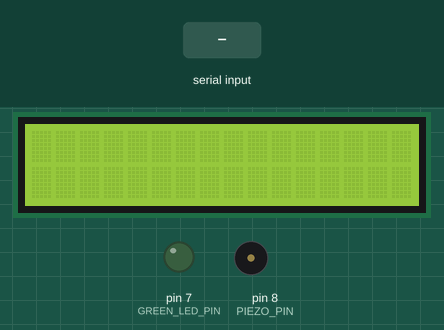
A sketch run on a simulated Arduino Uno, built with avr-gcc and run on an emulated ATmega328P. Parts: 16×2 character LCD, output pins drawn as LEDs (lit = HIGH), buzzer (waves = sounding). Dashed ring = blinking. The inputs (shaded band) are chosen by the test bench.

Above: at 1.2 s.
1.3 s: "c" received over Serial
At 3.6 s:
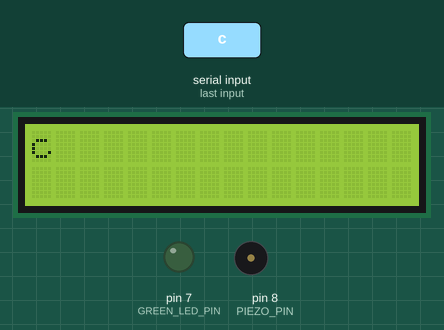
4.3 s: "c" received over Serial
At 6.1 s:
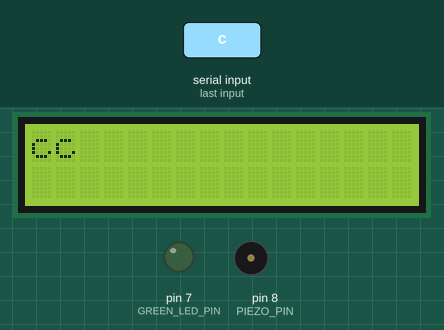
7.3 s: "c" received over Serial
At 10.0 s:
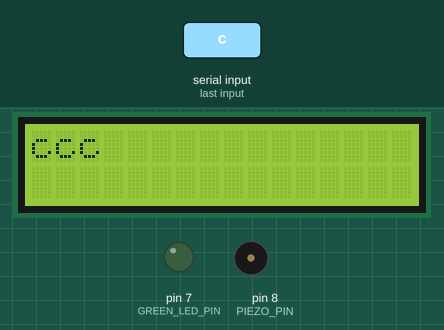
10.3 s: "1" received over Serial
At 10.56 s:
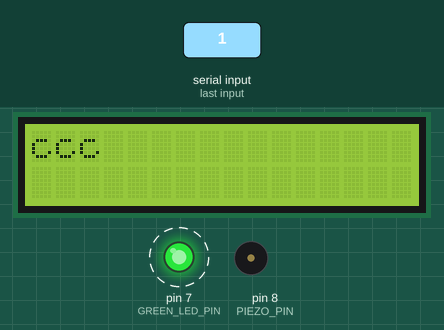
12.5 s: "c" received over Serial
At 15.1 s:
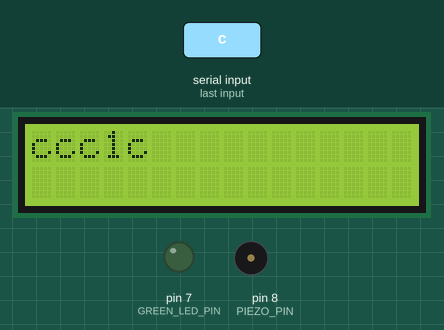
15.5 s: "0" received over Serial
At 15.81 s:
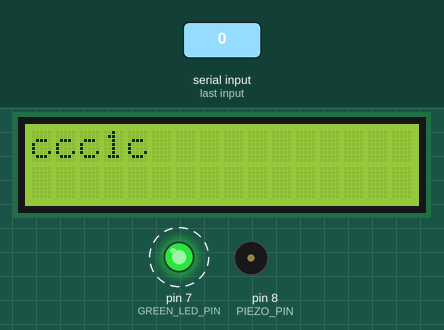
Timing chart, 0 to 18.5 s (numbered marks = the images above; inputs shaded):
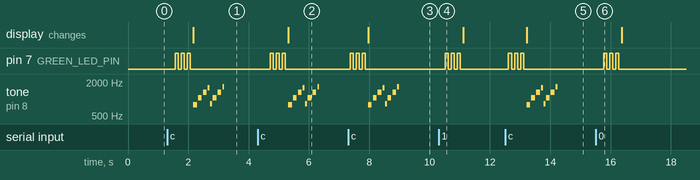

The sketch:

KaChing.ino
```cpp
#include <LiquidCrystal.h>

LiquidCrystal lcd(12, 11, 5, 4, 3, 2);

#define NOTE_B0  31
#define NOTE_C1  33
#define NOTE_CS1 35
#define NOTE_D1  37
#define NOTE_DS1 39
#define NOTE_E1  41
#define NOTE_F1  44
#define NOTE_FS1 46
#define NOTE_G1  49
#define NOTE_GS1 52
#define NOTE_A1  55
#define NOTE_AS1 58
#define NOTE_B1  62
#define NOTE_C2  65
#define NOTE_CS2 69
#define NOTE_D2  73
#define NOTE_DS2 78
#define NOTE_E2  82
#define NOTE_F2  87
#define NOTE_FS2 93
#define NOTE_G2  98
#define NOTE_GS2 104
#define NOTE_A2  110
#define NOTE_AS2 117
#define NOTE_B2  123
#define NOTE_C3  131
#define NOTE_CS3 139
#define NOTE_D3  147
#define NOTE_DS3 156
#define NOTE_E3  165
#define NOTE_F3  175
#define NOTE_FS3 185
#define NOTE_G3  196
#define NOTE_GS3 208
#define NOTE_A3  220
#define NOTE_AS3 233
#define NOTE_B3  247
#define NOTE_C4  262
#define NOTE_CS4 277
#define NOTE_D4  294
#define NOTE_DS4 311
#define NOTE_E4  330
#define NOTE_F4  349
#define NOTE_FS4 370
#define NOTE_G4  392
#define NOTE_GS4 415
#define NOTE_A4  440
#define NOTE_AS4 466
#define NOTE_B4  494
#define NOTE_C5  523
#define NOTE_CS5 554
#define NOTE_D5  587
#define NOTE_DS5 622
#define NOTE_E5  659
#define NOTE_F5  698
#define NOTE_FS5 740
#define NOTE_G5  784
#define NOTE_GS5 831
#define NOTE_A5  880
#define NOTE_AS5 932
#define NOTE_B5  988
#define NOTE_C6  1047
#define NOTE_CS6 1109
#define NOTE_D6  1175
#define NOTE_DS6 1245
#define NOTE_E6  1319
#define NOTE_F6  1397
#define NOTE_FS6 1480
#define NOTE_G6  1568
#define NOTE_GS6 1661
#define NOTE_A6  1760
#define NOTE_AS6 1865
#define NOTE_B6  1976
#define NOTE_C7  2093
#define NOTE_CS7 2217
#define NOTE_D7  2349
#define NOTE_DS7 2489
#define NOTE_E7  2637
#define NOTE_F7  2794
#define NOTE_FS7 2960
#define NOTE_G7  3136
#define NOTE_GS7 3322
#define NOTE_A7  3520
#define NOTE_AS7 3729
#define NOTE_B7  3951
#define NOTE_C8  4186
#define NOTE_CS8 4435
#define NOTE_D8  4699
#define NOTE_DS8 4978

int GREEN_LED_PIN = 7;
int PIEZO_PIN = 8;

int melody[] = {NOTE_G5, NOTE_C6, NOTE_E6, NOTE_G6, NOTE_GS5, NOTE_C6, NOTE_E6, NOTE_GS6, NOTE_AS6, NOTE_D6, NOTE_F6, NOTE_AS7};
int noteDurations[] = {4, 4, 4, 8, 8, 4, 4, 8, 8, 4, 4, 4};

void setup() {
  lcd.begin(16, 2);
  pinMode(GREEN_LED_PIN, OUTPUT);
  Serial.begin(9600);
}

void loop() {
  if (Serial.available()) {
    flashGreenLed();
    char input = Serial.read();
    lcd.print(input);
    if (input == 'c') {
      playKaChing();
    }
  }
  delay(500);
}

void playKaChing() {
//  tone(PIEZO_PIN, 250);
//  delay(300);
//  tone(PIEZO_PIN, 500);
//  delay(300);
//  noTone(PIEZO_PIN);
   // iterate over the notes of the melody:
  for (int thisNote = 0; thisNote < 8; thisNote++) {

    // to calculate the note duration, take one second
    // divided by the note type.
    //e.g. quarter note = 1000 / 4, eighth note = 1000/8, etc.
    int noteDuration = 1000 / noteDurations[thisNote] / 2;
    tone(8, melody[thisNote], noteDuration);

    // to distinguish the notes, set a minimum time between them.
    // the note's duration + 30% seems to work well:
    int pauseBetweenNotes = noteDuration * 1.30;
    delay(pauseBetweenNotes);

    // stop the tone playing:
    noTone(8);
  }
}

void flashGreenLed() {
  int times = 3;
  while (times--) {
    digitalWrite(GREEN_LED_PIN, HIGH);
    delay(100);
    digitalWrite(GREEN_LED_PIN, LOW);
    delay(100);
  }
}
```

Measured:
- after the input at 1.3 s, pin 7 (GREEN_LED_PIN): alternates HIGH for 0.10 s and LOW for 0.10 s, 6 changes in all, then stays LOW, starting after 0.26 s; tone on pin 8 (PIEZO_PIN): plays 784 Hz for 0.13 s, 1047 Hz for 0.13 s, 1319 Hz for 0.13 s, 1568 Hz for 0.06 s, 831 Hz for 0.06 s, 1047 Hz for 0.13 s … (8 notes in this stretch), starting after 0.86 s
- after the input at 4.3 s, pin 7 (GREEN_LED_PIN): alternates HIGH for 0.10 s and LOW for 0.10 s, 6 changes in all, then stays LOW, starting after 0.41 s; tone on pin 8 (PIEZO_PIN): plays 784 Hz for 0.13 s, 1047 Hz for 0.13 s, 1319 Hz for 0.13 s, 1568 Hz for 0.06 s, 831 Hz for 0.06 s, 1047 Hz for 0.13 s … (8 notes in this stretch), starting after 1.0 s
- after the input at 7.3 s, pin 7 (GREEN_LED_PIN): alternates HIGH for 0.10 s and LOW for 0.10 s, 6 changes in all, then stays LOW, starting after 0.06 s; tone on pin 8 (PIEZO_PIN): plays 784 Hz for 0.13 s, 1047 Hz for 0.13 s, 1319 Hz for 0.13 s, 1568 Hz for 0.06 s, 831 Hz for 0.06 s, 1047 Hz for 0.13 s … (8 notes in this stretch), starting after 0.66 s
- after the input at 10.3 s, pin 7 (GREEN_LED_PIN): alternates HIGH for 0.10 s and LOW for 0.10 s, 6 changes in all, then stays LOW, starting after 0.21 s
- after the input at 12.5 s, pin 7 (GREEN_LED_PIN): alternates HIGH for 0.10 s and LOW for 0.10 s, 6 changes in all, then stays LOW, starting after 0.12 s; tone on pin 8 (PIEZO_PIN): plays 784 Hz for 0.13 s, 1047 Hz for 0.13 s, 1319 Hz for 0.13 s, 1568 Hz for 0.06 s, 831 Hz for 0.06 s, 1047 Hz for 0.13 s … (8 notes in this stretch), starting after 0.72 s
- after the input at 15.5 s, pin 7 (GREEN_LED_PIN): alternates HIGH for 0.10 s and LOW for 0.10 s, 6 changes in all, then stays LOW, starting after 0.27 s
